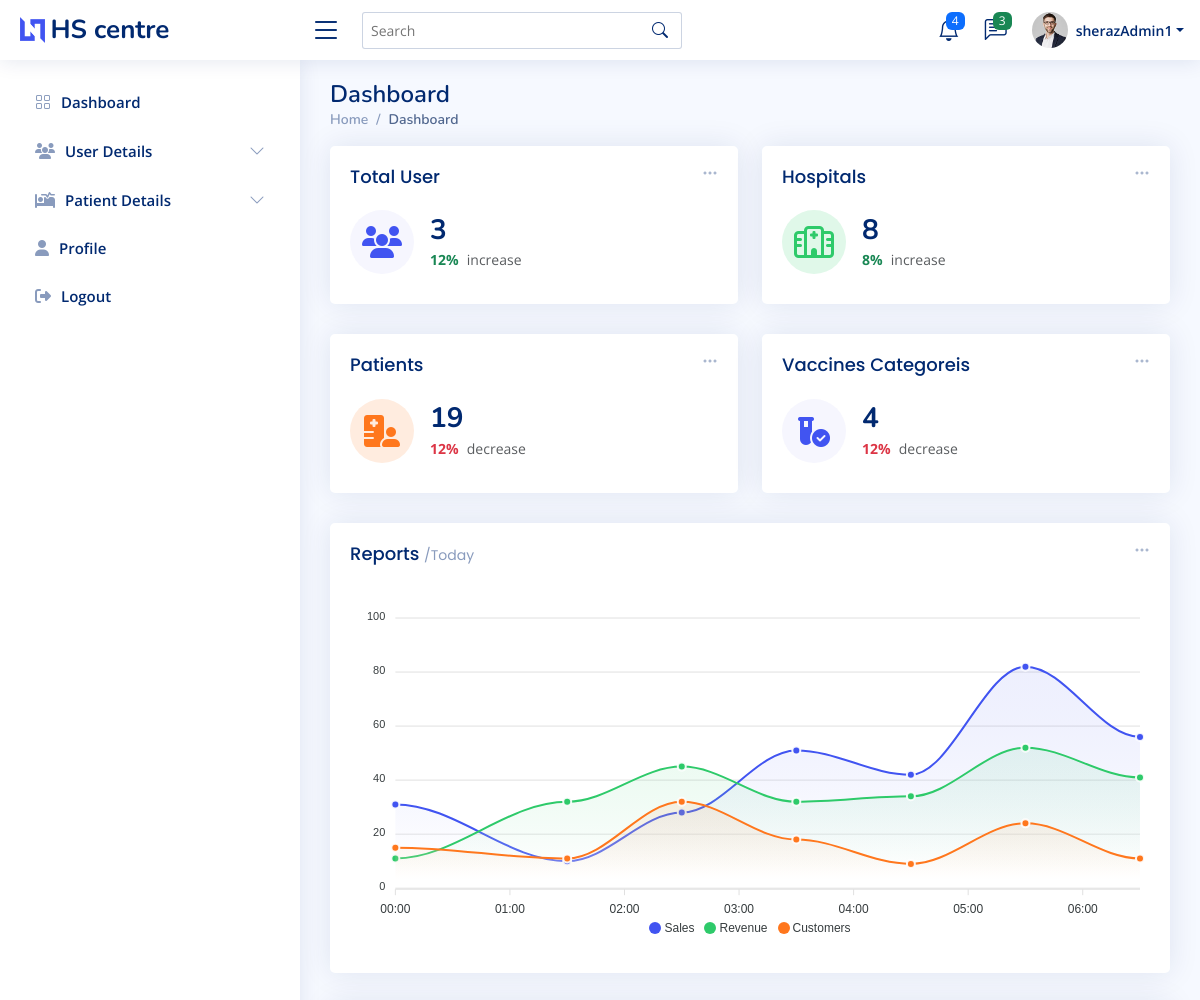
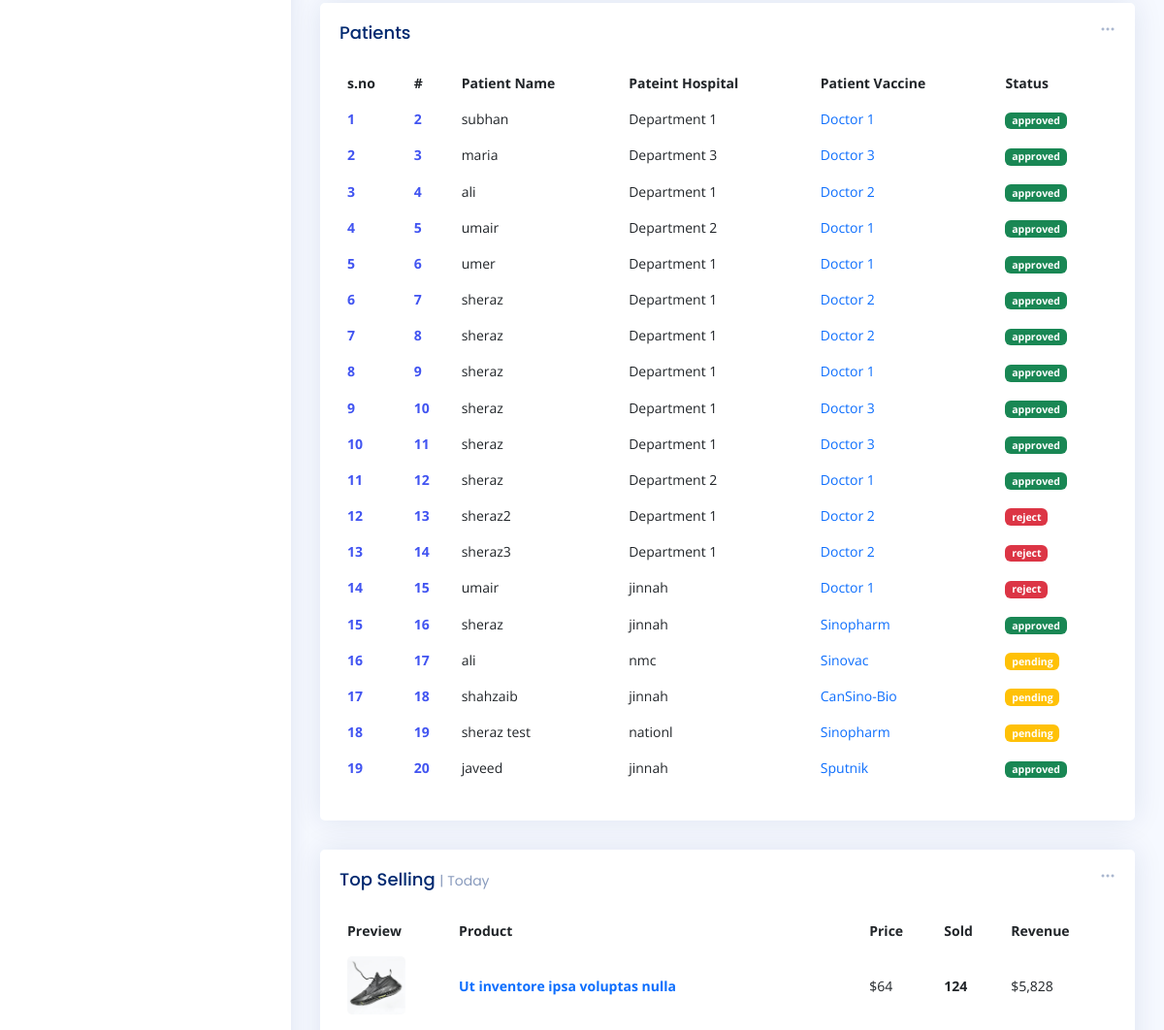
The page /admin-index.php (signed in, upper part) on the database as committed earlier (2 pictures, top to bottom).
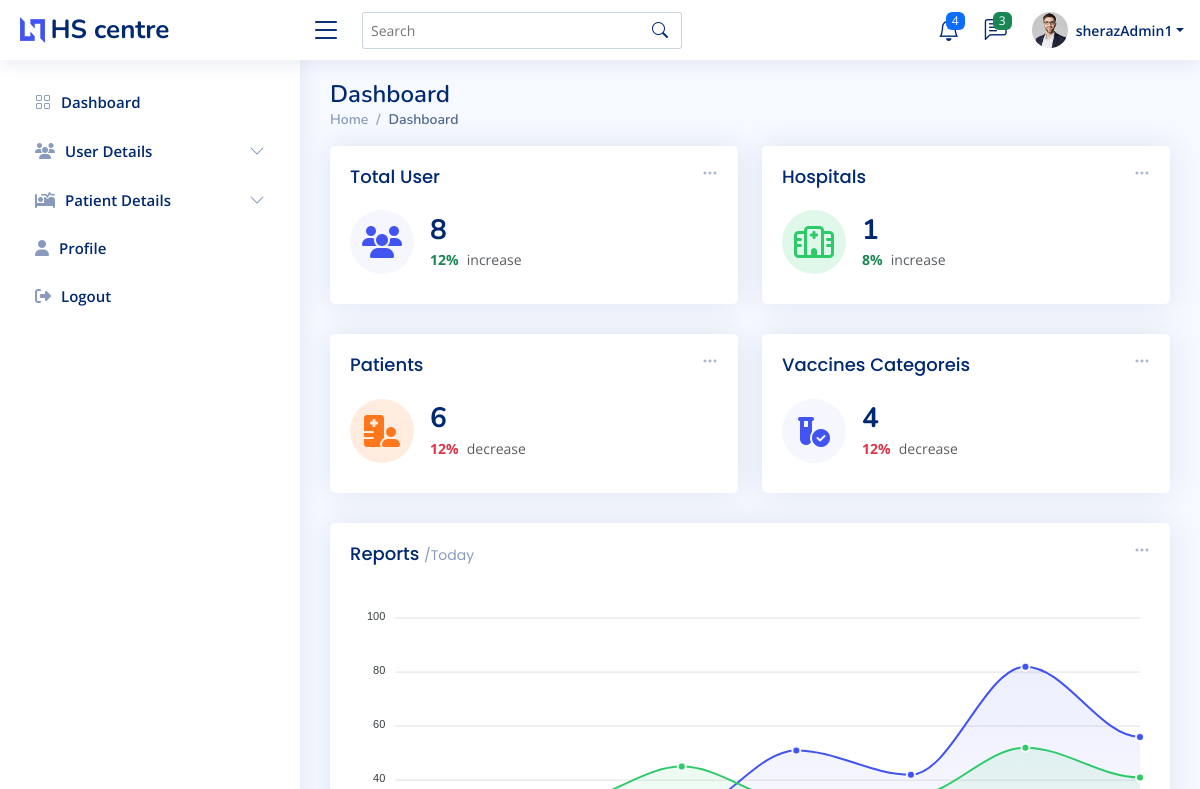
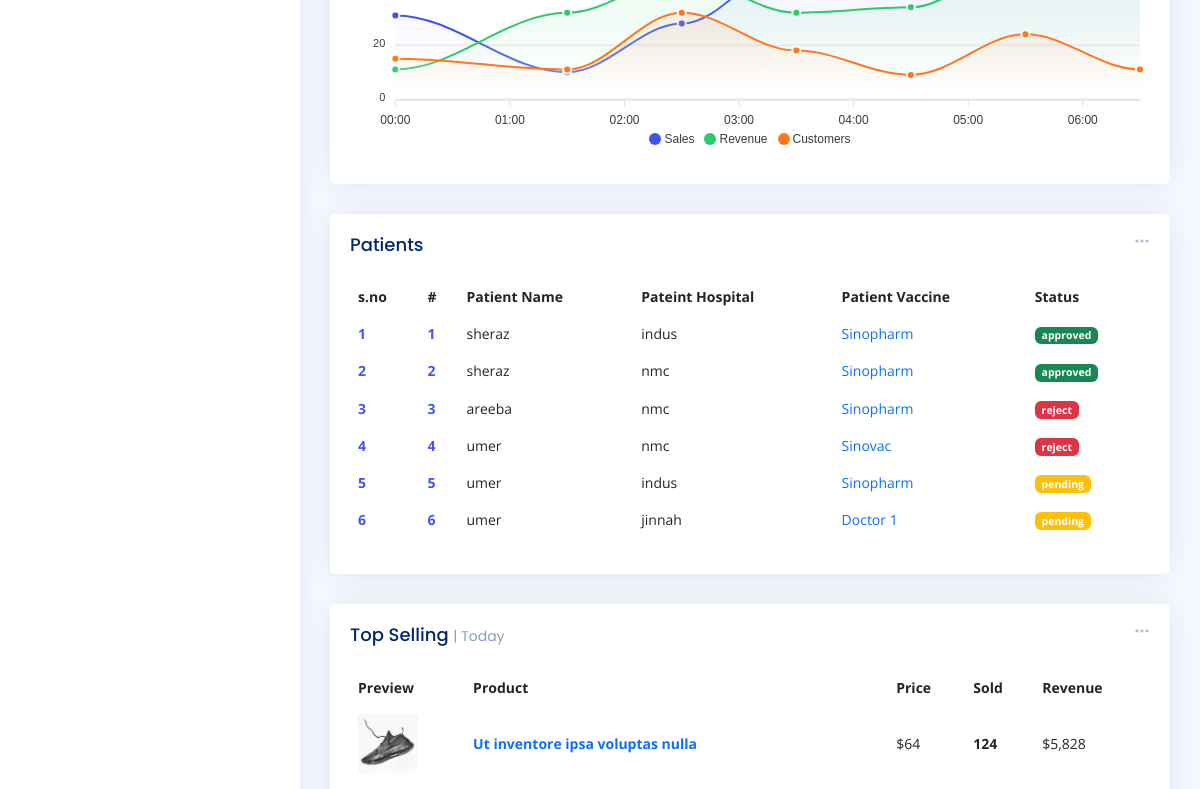
The same page on the database as committed later (2 pictures, top to bottom).
### tables this page shows
CREATE TABLE `reg_patient` (
  `patient_id` int(11) NOT NULL,
  `patient_name` varchar(200) NOT NULL,
  `patient_email` varchar(200) NOT NULL,
  `patient_phone` varchar(255) NOT NULL,
  `patient_cnic` varchar(255) NOT NULL,
  `patient_age` varchar(22) NOT NULL,
  `patient_select_hos` varchar(222) NOT NULL,
  `patient_gender` varchar(222) NOT NULL,
  `patient_vacc` varchar(222) NOT NULL,
  `patient_app_day` varchar(222) NOT NULL,
  `patient_status` varchar(222) NOT NULL
);

### admin-index.php (the view, shortened to what the changed rows need)
<?php
require 'conn.php';
$fetch_userQ = "SELECT * FROM `user`";
$fetch_user = mysqli_query($conn,$fetch_userQ);
$totalUser = mysqli_num_rows($fetch_user);
$fetch_HospitalQ = "SELECT * FROM `reg_hospital`";
$fetch_Hospital = mysqli_query($conn,$fetch_HospitalQ);
$totalHospital = mysqli_num_rows($fetch_Hospital);
$fetch_PatientQ = "SELECT * FROM `reg_patient`";
$fetch_Patient = mysqli_query($conn,$fetch_PatientQ);
$totalPatient = mysqli_num_rows($fetch_Patient);
?>
<!DOCTYPE html>
<html lang="en">
<head>
  <?php require './component/_admin_link.php'?>
</head>
<body>
  <main id="main" class="main " >
    <div class="pagetitle ">
      <h1>Dashboard</h1>
    </div>
    <section class="section dashboard ">
      <div class="row ">
        <div class="col-lg-12">
          <div class="row ">
            <div class="col-xxl-4 col-md-6  w-50">
              <div class="card info-card sales-card">
                <div class="card-body">
                  <div class="d-flex align-items-center">
                    <div class="ps-3">
                      <h6><?=$totalUser?></h6>
                      <span class="text-success small pt-1 fw-bold">12%</span> <span class="text-muted small pt-2 ps-1">increase</span>
                    </div>
                  </div>
                </div>
              </div>
            </div>
            <div class="col-xxl-4 col-md-6  w-50">
              <div class="card info-card revenue-card">
                <div class="card-body">
                  <div class="d-flex align-items-center">
                    <div class="ps-3">
                      <h6><?=$totalHospital?></h6>
                      <span class="text-success small pt-1 fw-bold">8%</span> <span class="text-muted small pt-2 ps-1">increase</span>
                    </div>
                  </div>
                </div>
              </div>
            </div>
<div class="col-xxl-4 col-xl-12 w-50">
<div class="card info-card customers-card">
  <div class="card-body">
    <div class="d-flex align-items-center">
      <div class="ps-3">
        <h6><?=$totalPatient?></h6>
        <span class="text-danger small pt-1 fw-bold">12%</span> <span class="text-muted small pt-2 ps-1">decrease</span>
      </div>
    </div>
  </div>
</div>
</div>
            <div class="col-12" >
              <div class="card recent-sales overflow-auto">
                <div class="card-body">
                  <table class="table table-borderless datatable" id="dowload_pdf">
                    <thead>
                      <tr>
                        <th scope="col">s.no</th>
                        <th scope="col">#</th>
                        <th scope="col">Patient Name</th>
                        <th scope="col">Pateint Hospital</th>
                        <th scope="col">Patient Vaccine</th>
                        <th scope="col">Status</th>
                      </tr>
                    </thead>
                    <tbody>
                    <?php
                    if($totalPatient > 0){
                      while($patient_data = mysqli_fetch_assoc($fetch_Patient)){
                        $i+=1;
                        if($patient_data['patient_status'] == 'Approved' || $patient_data['patient_status'] == 'approved'){
                          echo '<tr>
                          <th scope="row"><a href="#">'.$i.'</a></th>
                          <th scope="row"><a href="#">'.$patient_data['patient_id'].'</a></th>
                          <td>'.$patient_data['patient_name'].'</td>
                          <td>'.$patient_data['patient_select_hos'].'</td>
                          <td><a href="#" class="text-primary">'.$patient_data['patient_vacc'].'</a></td>
                          <td><span class="badge bg-success">'.$patient_data['patient_status'].'</span></td>
                        </tr>';
                        }
                        if($patient_data['patient_status'] == 'Reject' || $patient_data['patient_status'] == 'reject'){
                          echo '<tr>
                          <th scope="row"><a href="#">'.$i.'</a></th>
                          <th scope="row"><a href="#">'.$patient_data['patient_id'].'</a></th>
                          <td>'.$patient_data['patient_name'].'</td>
                          <td>'.$patient_data['patient_select_hos'].'</td>
                          <td><a href="#" class="text-primary">'.$patient_data['patient_vacc'].'</a></td>
                          <td><span class="badge bg-danger">'.$patient_data['patient_status'].'</span></td>
                        </tr>';
                        }
                        if($patient_data['patient_status'] == ''){
                          echo '<tr>
                          <th scope="row"><a href="#">'.$i.'</a></th>
                          <th scope="row"><a href="#">'.$patient_data['patient_id'].'</a></th>
                          <td>'.$patient_data['patient_name'].'</td>
                          <td>'.$patient_data['patient_select_hos'].'</td>
                          <td><a href="#" class="text-primary">'.$patient_data['patient_vacc'].'</a></td>
                          <td><span class="badge bg-warning">pending</span></td>
                        </tr>';
                        }
                        }
                    }
                    ?>
                    </tbody>
                  </table>
                </div>
              </div>
            </div>
            <div class="col-12 ">
              <div class="card top-selling overflow-auto">
                <div class="card-body pb-0">
                  <table class="table table-borderless">
                    <thead>
                      <tr>
                        <th scope="col">Preview</th>
                        <th scope="col">Product</th>
                        <th scope="col">Price</th>
                        <th scope="col">Sold</th>
                        <th scope="col">Revenue</th>
                      </tr>
                    </thead>
                    <tbody>
                      <tr>
                        <th scope="row"><a href="#"><img src="assets/img/product-1.jpg" alt=""></a></th>
                      </tr>
                      <tr>
                        <th scope="row"><a href="#"><img src="assets/img/product-2.jpg" alt=""></a></th>
                      </tr>
                    </tbody>
                  </table>
                </div>
              </div>
            </div>
          </div>
        </div>
      </div>
    </section>
  </main>
</body>
</html>

Rows that differ between the two databases and show on the page:
removed reg_patient: patient_id "7", patient_name "sheraz", patient_select_hos "Department 1", patient_vacc "Doctor 2", patient_status "approved"
removed reg_patient: patient_id "8", patient_name "sheraz", patient_select_hos "Department 1", patient_vacc "Doctor 2", patient_status "approved"
removed reg_patient: patient_id "9", patient_name "sheraz", patient_select_hos "Department 1", patient_vacc "Doctor 1", patient_status "approved"
removed reg_patient: patient_id "10", patient_name "sheraz", patient_select_hos "Department 1", patient_vacc "Doctor 3", patient_status "approved"
removed reg_patient: patient_id "11", patient_name "sheraz", patient_select_hos "Department 1", patient_vacc "Doctor 3", patient_status "approved"
removed reg_patient: patient_id "12", patient_name "sheraz", patient_select_hos "Department 2", patient_vacc "Doctor 1", patient_status "approved"
removed reg_patient: patient_id "13", patient_name "sheraz2", patient_select_hos "Department 1", patient_vacc "Doctor 2", patient_status "reject"
removed reg_patient: patient_id "14", patient_name "sheraz3", patient_select_hos "Department 1", patient_vacc "Doctor 2", patient_status "reject"
removed reg_patient: patient_id "15", patient_name "umair", patient_select_hos "jinnah", patient_vacc "Doctor 1", patient_status "reject"
removed reg_patient: patient_id "16", patient_name "sheraz", patient_select_hos "jinnah", patient_vacc "Sinopharm", patient_status "approved"
removed reg_patient: patient_id "17", patient_name "ali", patient_select_hos "nmc", patient_vacc "Sinovac"
removed reg_patient: patient_id "18", patient_name "shahzaib", patient_select_hos "jinnah", patient_vacc "CanSino-Bio"
removed reg_patient: patient_id "19", patient_name "sheraz test", patient_select_hos "nationl", patient_vacc "Sinopharm"
removed reg_patient: patient_id "20", patient_name "javeed", patient_select_hos "jinnah", patient_vacc "Sputnik", patient_status "approved"
added reg_patient: patient_id "1", patient_name "sheraz", patient_select_hos "indus", patient_vacc "Sinopharm", patient_status "approved"
changed reg_patient id 2: patient_name "subhan" → "sheraz"; patient_select_hos "Department 1" → "nmc"; patient_vacc "Doctor 1" → "Sinopharm"
changed reg_patient id 3: patient_name "maria" → "areeba"; patient_select_hos "Department 3" → "nmc"; patient_vacc "Doctor 3" → "Sinopharm"; patient_status "approved" → "reject"
changed reg_patient id 4: patient_name "ali" → "umer"; patient_select_hos "Department 1" → "nmc"; patient_vacc "Doctor 2" → "Sinovac"; patient_status "approved" → "reject"
changed reg_patient id 5: patient_name "umair" → "umer"; patient_select_hos "Department 2" → "indus"; patient_vacc "Doctor 1" → "Sinopharm"; patient_status "approved" → (not shown)
changed reg_patient "Doctor 1": patient_select_hos "Department 1" → "jinnah"; patient_status "approved" → (not shown)
Other text that changed with them:
$totalUser: "3" → "8"
$totalHospital: "8" → "1"
$totalPatient: "19" → "6"
